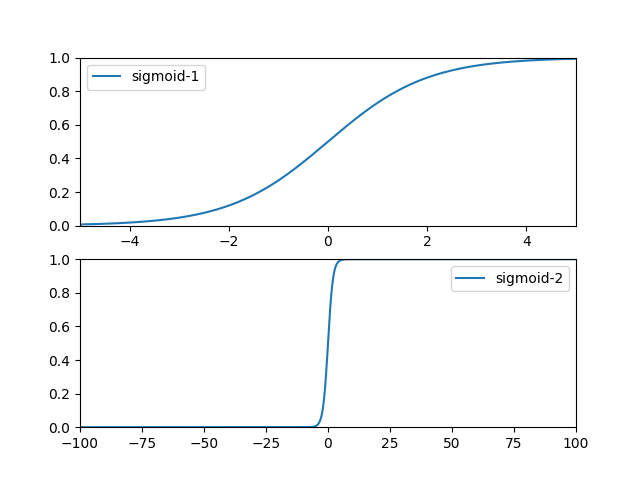

This figure's Python source:
# -*- coding: utf-8 -*-
import numpy as np
import matplotlib.pyplot as plt

x = np.linspace(-5, 5, 10000)
y = 1.0 / (1 + np.exp(-x))

plt.subplot(211)

plt.ylim(0, 1)
plt.xlim(-5, 5)
plt.plot(x, y, label='sigmoid-1')
plt.legend()

x = np.linspace(-100, 100, 10000)
y = 1.0 / (1 + np.exp(-x))
plt.subplot(212)
plt.ylim(0, 1)
plt.xlim(-100, 100)

plt.plot(x, y, label='sigmoid-2')
plt.legend()
plt.show()
